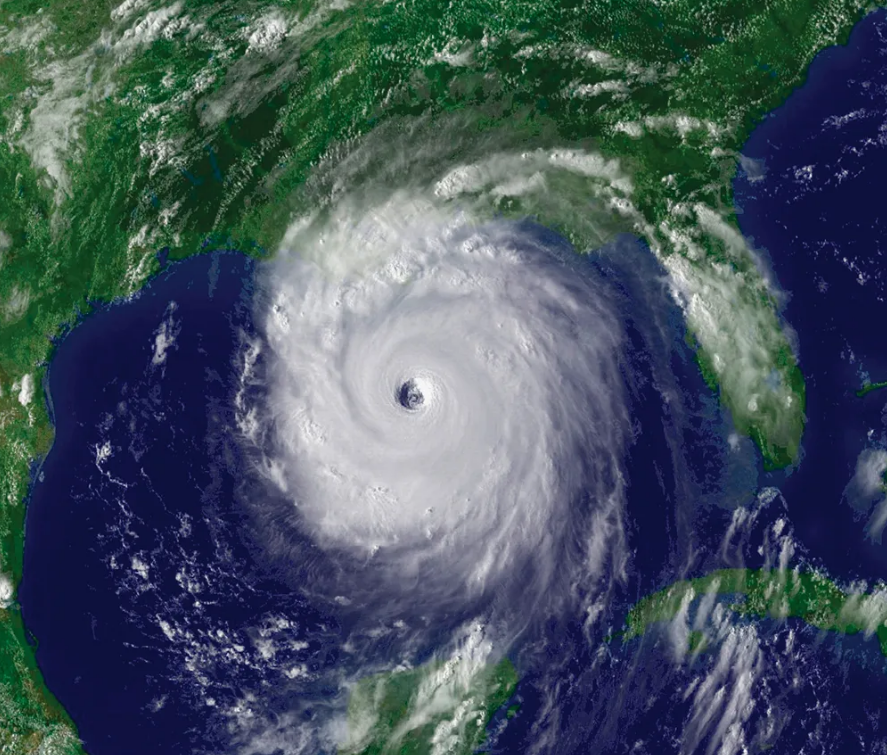
#> input picture 1.png, 887 x 755 px
$ jupyter execute Untitled.ipynb
#> lines starting #> are read from the running program, lines starting #| are printed output that depends on the picture
[cell 1]
from PIL import Image, ImageFilter

[cell 2]
image = Image.open(f"1.png")
#> image is the input picture: PIL image 887x755 RGBA; mean R, G, B, A 67.8, 82.9, 93.6, 255
image = image.convert("L")
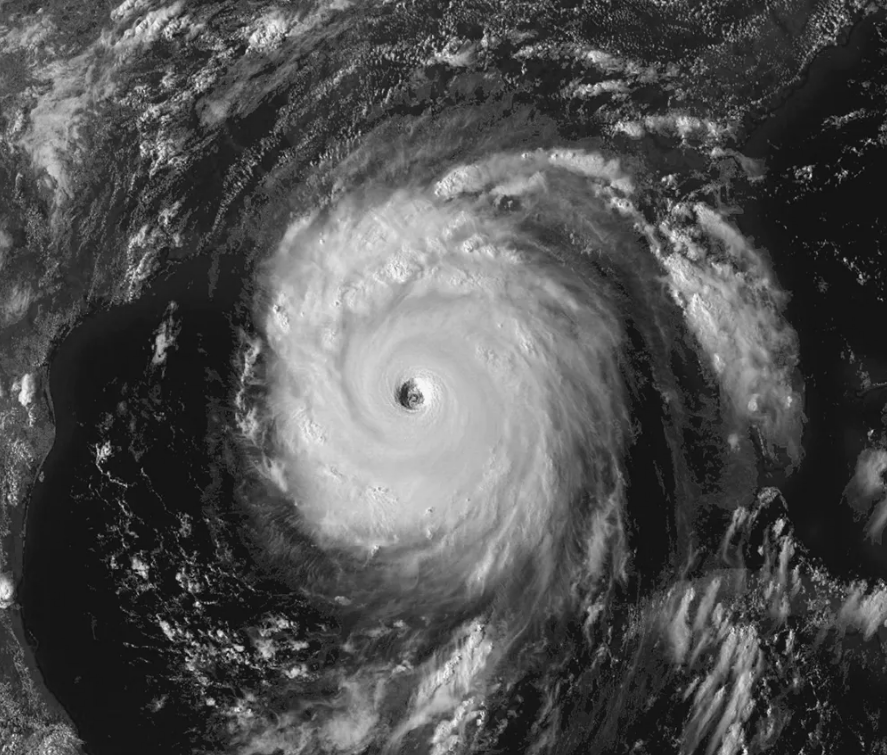
#> image: PIL image 887x755 L; min 7, max 253, mean 79.6
image.show()
image = image.filter(ImageFilter.FIND_EDGES)
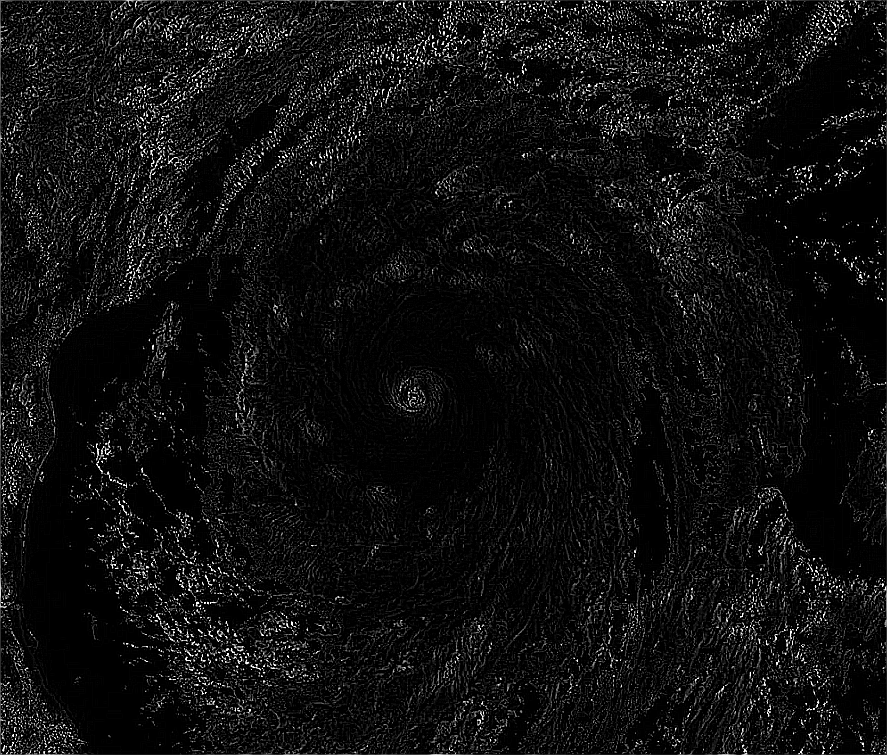
#> image: PIL image 887x755 L; min 0, max 255, mean 15.9
